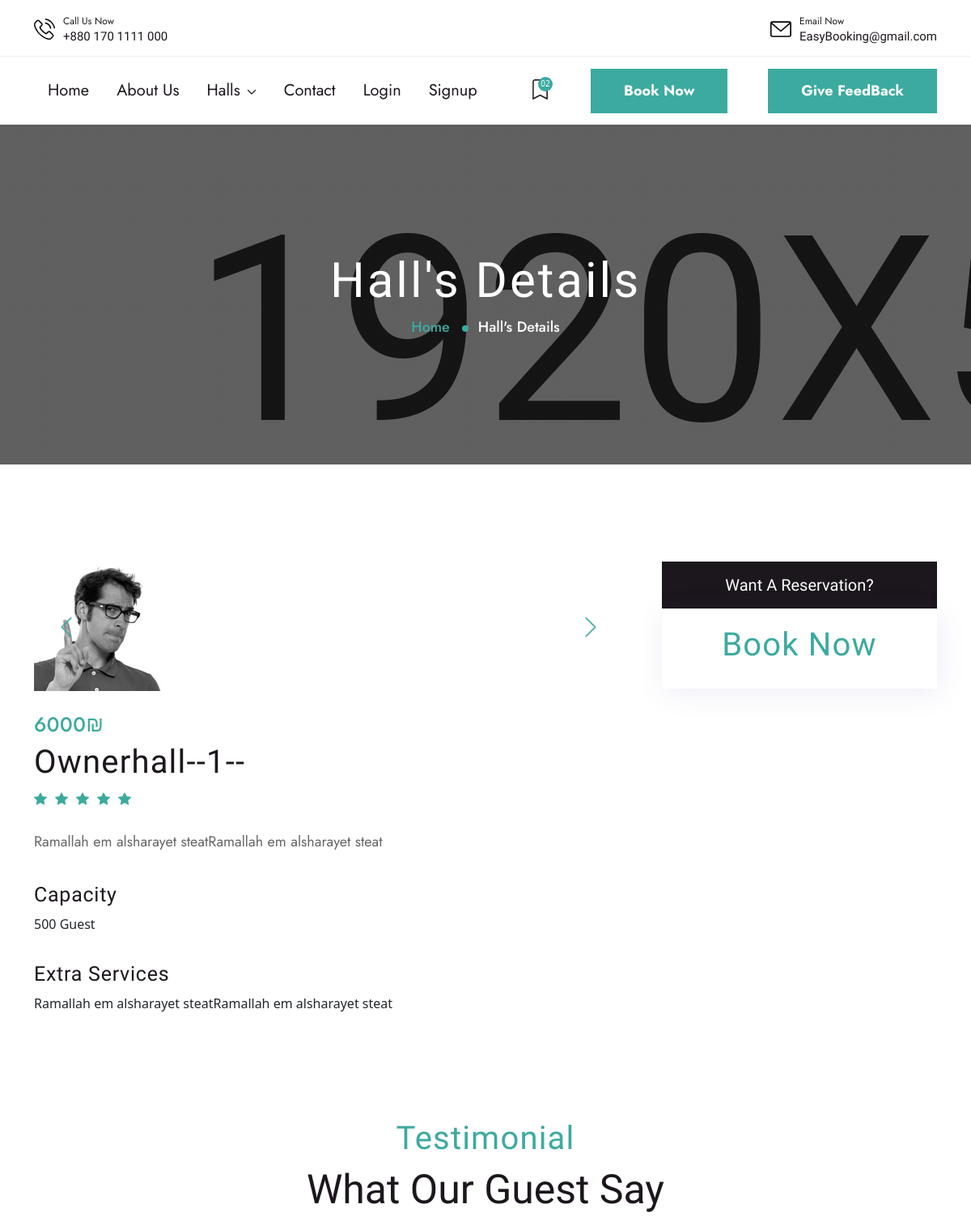
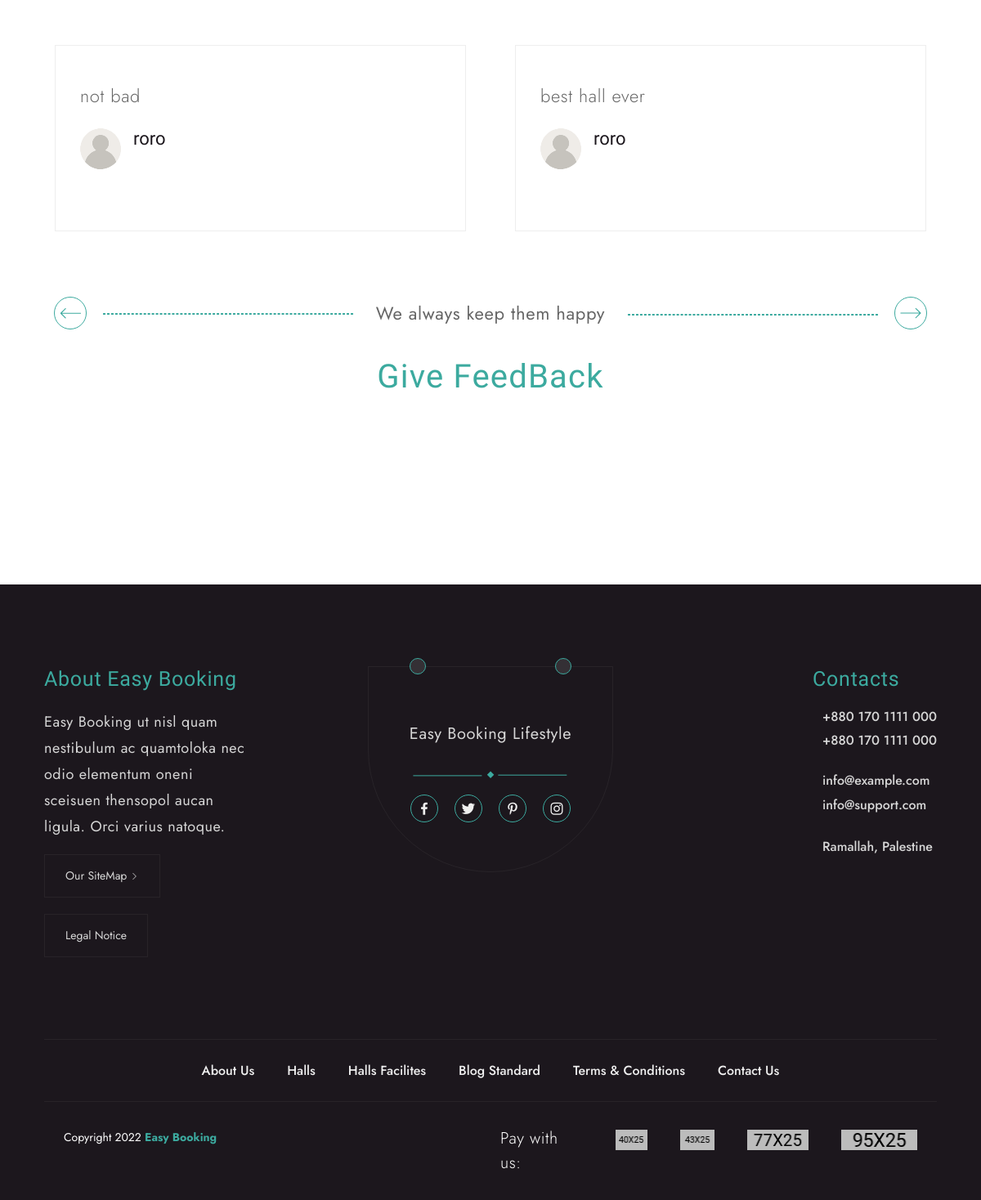
Page /subhall-details.php?shallId=63 on the committed database (2 pictures, top to bottom).
### tables this page shows
CREATE TABLE `images` (
  `id` int(11) NOT NULL,
  `image` varchar(255) NOT NULL,
  `uploaded_on` datetime NOT NULL DEFAULT CURRENT_TIMESTAMP,
  `subhall_id` int(11) NOT NULL
);

CREATE TABLE `subhalls` (
  `id` int(11) NOT NULL,
  `name` varchar(200) NOT NULL,
  `type` int(11) NOT NULL,
  `number_of_guests` int(11) NOT NULL,
  `price` float NOT NULL,
  `hall_describtion` varchar(500) NOT NULL,
  `services` varchar(500) NOT NULL,
  `image_view` varchar(300) NOT NULL,
  `hall_id` int(11) NOT NULL,
  `num_of_reservation` int(11) NOT NULL DEFAULT '0'
);

CREATE TABLE `feedback_subhall` (
  `id` int(11) NOT NULL,
  `feedback` varchar(500) NOT NULL,
  `user_id` int(11) NOT NULL,
  `hall_id` int(11) NOT NULL
);

CREATE TABLE `users` (
  `id` int(11) NOT NULL,
  `name` varchar(200) NOT NULL,
  `password` varchar(200) NOT NULL,
  `email` varchar(200) NOT NULL,
  `type` enum('user','owner') NOT NULL DEFAULT 'user',
  `status` tinyint(1) NOT NULL DEFAULT '1',
  `created_at` datetime NOT NULL DEFAULT CURRENT_TIMESTAMP
);

### admin/handlers/get_feedback_subhall.php (called while the page is built)
<?php
$sql="SELECT f.id, f.feedback, u.name
FROM feedback_subhall f
INNER JOIN users u
ON f.user_id = u.id where f.hall_id=$shallId ORDER BY f.id DESC";
$sqlResult=mysqli_query($conn,$sql);
$feedbackData=mysqli_fetch_all($sqlResult);
?>

### subhall-details.php (the view, shortened to what this page needs)
<?php
      if(isset($_POST['subhall'])){
      $shallId=$_POST['subhall']; }
      elseif(isset($_GET['shallId'])){
      $shallId=$_GET['shallId']; }
?>
<!DOCTYPE html>
<html lang="en">
<?php require ('inc/head.php'); ?>
<body>
<?php require ('inc/preloader_area.php');
    require ('inc/top_Bar.php');
    if(isset($_SESSION['userId'])){
    $userid=$_SESSION['userId'];
    require ('inc/LoginHeader.php');
    }else{
        require ('inc/Header.php');
    }
    require("admin/handlers/db.php");
    $sql="SELECT * FROM subhalls where id=$shallId ";
    $sqlResult=mysqli_query($conn,$sql);
    $shallData=mysqli_fetch_assoc($sqlResult);
    $sql= "SELECT * FROM images where subhall_id=$shallId";
    $query = mysqli_query($conn,$sql);
    require("admin/handlers/get_feedback_subhall.php");
    $sql1="SELECT * FROM feedback_subhall Where hall_id=$shallId ORDER BY id DESC";
    $query1=mysqli_query($conn,$sql1);
    $users=mysqli_fetch_all($query1,MYSQLI_ASSOC);
    ?>
    <div class="breadcrumb-section">
        <div class="container">
            <div class="row d-flex justify-content-center align-items-center text-center">
                <div class="col-lg-8">
                    <h2 class="breadcrumb-title wow fadeInLeft" data-wow-duration="1.5s" data-wow-delay=".2s">Hall's Details</h2>
                    <nav aria-label="breadcrumb">
                        <ol class="breadcrumb d-flex justify-content-center">
                            <li class="breadcrumb-item"><a href="index.php">Home</a></li>
                            <li class="breadcrumb-item active" aria-current="page">Hall's Details</li>
                        </ol>
                    </nav>
                </div>
            </div>
        </div>
    </div>
    <div class="room-suits-details-page pt-120 mb-120">
        <div class="container">
            <div class="row mb-120 g-5">
                <div class="col-lg-8">
                    <div class="swiper room-details-slider mb-30">
                        <div class="swiper-wrapper">
                                <?php
                                if($query->num_rows>0){
                                while($row=mysqli_fetch_array($query)){
                                ?>
                                <div class="swiper-slide">
                                    <div class="rooms-imeges">
                                    <img class="img-fluid" src="admin/HallsImages/<?php echo $row["image"]; ?>" alt="">
                                    </div>
                                </div>
                                    <?php
                                }
                                }else{?>
                                <p>No image(s) found...</p>
                                <?php
                                }
                                ?>
                        </div>
                        <div class="swiper-btns d-flex align-items-center justify-content-between">
                            <div class="swiper-button-prev-m"><i class="bi bi-chevron-left"></i></div>
                            <div class="swiper-button-next-m"><i class="bi bi-chevron-right"></i></div>
                        </div>
                    </div>
                    <div class="price-tag">
                        <span><?php echo $shallData['price'] ?>₪</span>
                    </div>
                    <h2><?php echo $shallData['name'] ?></h2>
                    <ul class="stars d-flex align-items-center">
                        <li><i class="bi bi-star-fill"></i></li>
                        <li><i class="bi bi-star-fill"></i></li>
                        <li><i class="bi bi-star-fill"></i></li>
                        <li><i class="bi bi-star-fill"></i></li>
                        <li><i class="bi bi-star-fill"></i></li>
                    </ul>
                    <p><?php echo $shallData['hall_describtion'] ?></p>
                    <h4>Capacity</h4>
                    <ul<p><?php echo $shallData['number_of_guests']?> Guest</p></ul>
                    <h4>Extra Services</h4>
                    <ul<p><?php echo $shallData['hall_describtion']?></p>
                </div>
                <div class="col-lg-4">
                    <div class="widget-area2">
                        <div class="widget-title">
                            <h5>Want A Reservation?</h5>
                        </div>
                        <div class="single-widgets booking-widgets">
                            <div class="section-title1 text-center">
                               <span> <a class="btn--primary6" href="admin/handlers/bookchecklogin.php?shallId=<?= $shallId ?>">Book Now</a> </span>
                            </div>
                        </div>
                    </div>
                </div>
            </div>
        </div>
    </div>
    <div class="row">
        <div class="home-one-testimonial mb-120">
        <div class="container">
            <div class="row">
                <div class="col-12">
                    <div class="section-title1 text-center">
                        <span>Testimonial</span>
                        <h2>What Our Guest Say</h2>
                    </div>
                </div>
            </div>
            <div class="row justify-content-center">
                <div class="swiper testimonial-slider-1">
                    <div class="swiper-wrapper">
                    <?php
if(isset($users)){
foreach($feedbackData as $index=>$users){?>
                        <div class="swiper-slide">
                            <div class="testimonial-wrrap">
                                <div class="content">
                                    <p><?=$users[1];?> </p>
                                    <div class="author-review-area d-flex justify-content-between align-items-center flex-erap">
                                    <div class="authot-area d-flex align-items-center">
                                        <div class="author-img">
                                            <br/>
                                        <img  width="50" height="50" src="assets/images/icons/user1.svg">
                                        </div>
                                    <div class="author-name-deg">
                                            <h4><?=$users[2];?></h4>
                                            </div>
                                </div>
                                </div>
                                </div>
                            </div>
                        </div>
                        <?php }
}?>
                    </div>
                </div>
                <div class="row align-items-center pt-80">
                <div class="col-lg-4">
                    <div class="swiper-btn-left">
                       <div class="btns swiper-button-prev-e">
                       </div>
                    </div>
                </div>
                <div class="col-lg-4 d-flex justify-content-center">
                    <div class="contents">
                        <p>We always keep them happy</p>
                    </div>
                </div>
                <div class="col-lg-4">
                    <div class="swiper-btn-right">
                        <div class="btns swiper-button-next-e">
                        </div>
                    </div>
                </div>
            </div>
            </div>
            <br>
            <div class="col-13">
                    <div class="section-title1 text-center">
                      <span> <a class="btn--primary6" href="admin/handlers/feedback_subhall_chlogin.php?shallId=<?= $shallId ?>"> Give FeedBack </a> </span>
                    </div>
                    <div class="section-title1 text-center">
                    </div>
            </div>
         </div>
     </div>
    <?php require ('inc/footer.php');
    require('inc/js_file_link.php'); ?>
</body>
</html>

### rows in the picture
images: image (picture)
subhalls: price "6000", name "Ownerhall--1--", hall_describtion "Ramallah em alsharayet steatRamallah em alsharayet steat", number_of_guests "500"
feedback_subhall: feedback "not bad", user.name "roro"
feedback_subhall: feedback "best hall ever", user.name "roro"
